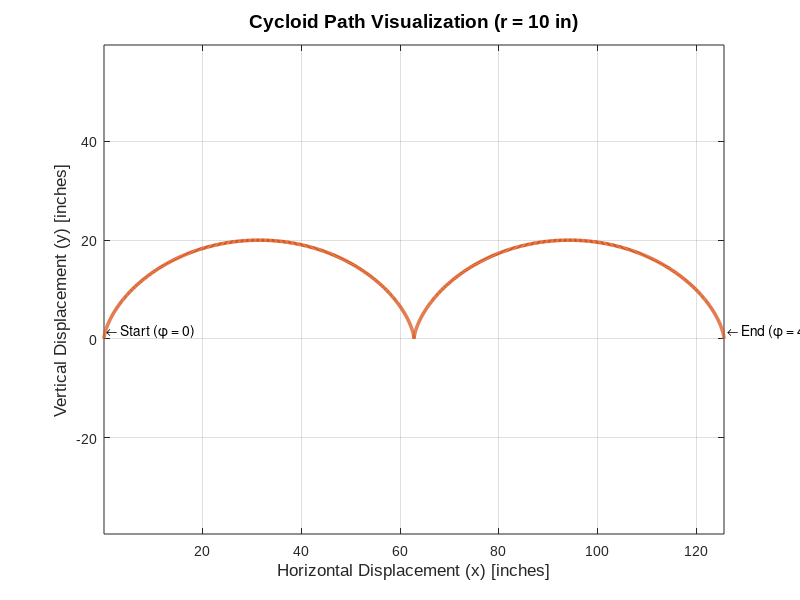

Write the MATLAB code that produced this figure.
% =========================================================================================
% FILE NAME: Q30_CycloidPlot.m
% AUTHOR: [Amey Thakur](https://github.com/Amey-Thakur)
% COURSE REPO: https://github.com/Amey-Thakur/COMPUTATIONAL-METHODS-AND-MODELING-FOR-ENGINEERING-APPLICATIONS
% RELEASE DATE: September 08, 2023
% LICENSE: Creative Commons Attribution 4.0 International (CC BY 4.0)
%
% DESCRIPTION:
% This script generates a precise parametric plot of a cycloid, the curve traced by a 
% point on the circumference of a circular wheel rolling along a straight line.
% Reference: MATLAB for Engineering Applications, William J. Palm, Chapter 1, Q30.
%
% PARAMETRIC EQUATIONS:
% x = r * (phi - sin(phi))
% y = r * (1 - cos(phi))
%
% TECHNOLOGY STACK:
% - Programming Language: MATLAB (R2023a+)
% =========================================================================================

% --- Environment Initialization ---
clc;
clear;
close all;

% --- Configuration Parameters ---
r = 10; % Radius of the rolling wheel (inches)
phi = linspace(0, 4*pi, 1000); % Angular parameter range [0, 4*pi] (two full rotations)

% --- Parametric Computation ---
x = r * (phi - sin(phi));
y = r * (1 - cos(phi));

% --- Visualization Engine ---
figure('Color', 'w', 'Name', 'Parametric Cycloid Visualization');
plot(x, y, 'LineWidth', 2.5, 'Color', '#D95319');

% Aesthetics and Layout
grid on;
axis equal; % Ensures the geometric proportions are preserved (e.g., circular cross-section)
set(gca, 'FontName', 'Arial', 'FontSize', 10);

% Annotation and Labeling
title(['Cycloid Path Visualization (r = ', num2str(r), ' in)'], 'FontSize', 14, 'FontWeight', 'bold');
xlabel('Horizontal Displacement (x) [inches]', 'FontSize', 12);
ylabel('Vertical Displacement (y) [inches]', 'FontSize', 12);

% Annotating the rotational limits
text(x(1), y(1), ' \leftarrow Start (\phi = 0)', 'VerticalAlignment', 'bottom');
text(x(end), y(end), ' \leftarrow End (\phi = 4\pi)', 'VerticalAlignment', 'bottom');

% Professional Scholarly Footer
fprintf('Geometrical Insight: The resulting curve represents two full arching cycles of a point rolling on a 10-inch radius circle.\n');
